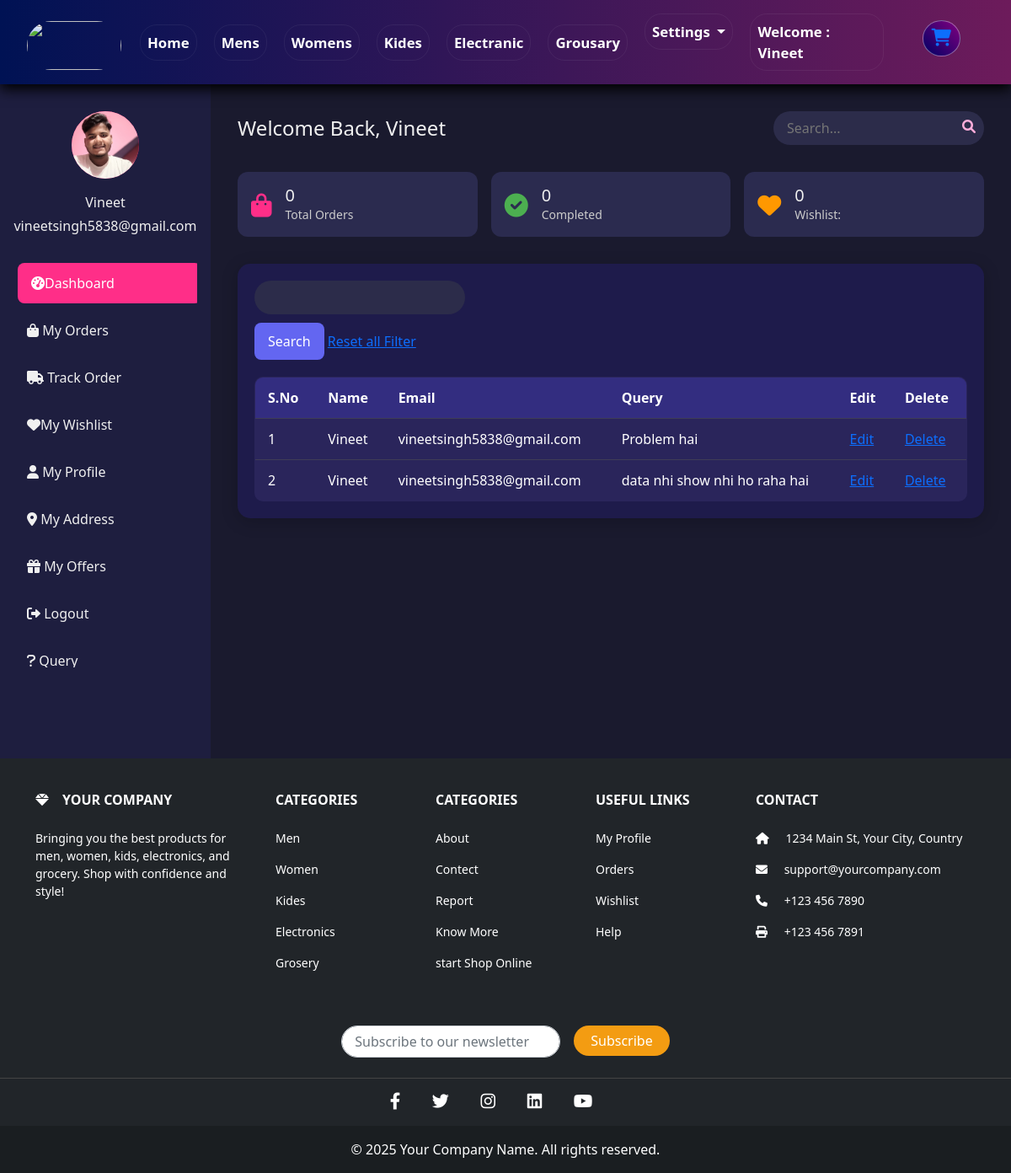
The page /allquery/7 on the database its author committed.
### app/models.py (models this page shows)
class Customer(models.Model):
    cus_name = models.CharField(max_length=60)
    cus_email = models.EmailField(unique=True)
    cus_password = models.CharField(max_length=50)
    cus_cpassword = models.CharField(max_length=50)
    cus_image = models.ImageField(upload_to='image')
    cus_phone = models.IntegerField()
    cus_location = models.CharField(max_length=50)

class Query(models.Model):
    cus_name_q = models.CharField(max_length=50)
    cus_email_q = models.EmailField()
    cus_query_q = models.CharField(max_length=150)

### app/views.py (the view)
# urls.py: path('allquery/<int:pk>',views.allquery,name='allquery'),
def allquery(request,pk):
    print(pk)
    userdata = Customer.objects.get(id=pk)
    print(userdata.cus_email)
    x= userdata.cus_email
    userdata={
        "id":userdata.id,
        "cus_name": userdata.cus_name,
        "cus_email": userdata.cus_email,
        "cus_email": userdata.cus_email,
        "cus_image": userdata.cus_image,
        "cus_phone": userdata.cus_phone,
    }
    querydetail = Query.objects.filter(cus_email_q=x)
    return render(request,'deshbord.html',{'userdata':userdata,'querydetail':querydetail})

### app/templates/deshbord.html (shortened to what this page needs)
{% extends "comman.html" %}
{% load static %}
{% block css %}
{{ block.super }}
<link rel="stylesheet" href="{% static 'css/deshbord.css' %}">
<link rel="stylesheet"
  href="https://cdnjs.cloudflare.com/ajax/libs/font-awesome/6.0.0/css/all.min.css">
{% endblock %}
{% block content %}
<div class="modern-dashboard">
  <div class="dashboard-nav">
    <div class="user-profile">
      <div class="profile-img">
        {% if userdata.cus_image %}
        <img src="{{userdata.cus_image.url}}" alt="User Image">
        {% else %}
        <div class="initials">{{ data.cstmer_name|first|upper }}</div>
        {% endif %}
      </div>
      <p id="deshKap">{{userdata.cus_name}}</p>
      <p>{{userdata.cus_email}}</p>
    </div>
    <nav class="nav-menu">
      <a href="#" class="active"><i class="fas fa-tachometer-alt"></i>Dashboard</a>
      <a href="#"><i class="fas fa-shopping-bag"></i> My Orders</a>
      <a href="#"><i class="fas fa-truck"></i> Track Order</a>
      <a href="#"><i class="fas fa-heart"></i>My Wishlist</a>
      <a href="#"><i class="fas fa-user"></i> My Profile</a>
      <a href="#"><i class="fas fa-map-marker-alt"></i> My Address</a>
      <a href="{% url 'offer' pk=userdata.id %}"><i class="fas fa-gift"></i> My Offers</a>
      <a href="{% url 'home' %}"><i class="fas fa-sign-out-alt"></i> Logout</a>
      <a href="{% url 'query' pk=userdata.id %}"><i class="fa-solid fa-question"></i> Query</a>
    </nav>
  </div>
  <div class="dashboard-content">
    <header class="content-header">
      <h1>Welcome Back, {{userdata.cus_name}}</h1>
      <div class="search-box">
        <input type="text" placeholder="Search...">
        <i class="fas fa-search"></i>
      </div>
    </header>
    <div class="stats-cards">
      <div class="stat-card">
        <div class="card-icon blue"><i class="fas fa-shopping-bag"></i></div>
        <div class="card-info">
          <h3>0</h3>
          <p>Total Orders</p>
        </div>
      </div>
      <div class="stat-card">
        <div class="card-icon green"><i class="fas fa-check-circle"></i></div>
        <div class="card-info">
          <h3>0</h3>
          <p>Completed</p>
        </div>
      </div>
      <div class="stat-card">
        <div class="card-icon orange"><i class="fas fa-heart"></i></div>
        <div class="card-info">
          <h3>0</h3>
          <p>Wishlist:</p>
        </div>
      </div>
    </div>
    <div class="card-body">
      {% if query %}
         <form action="{% url 'query' pk=userdata.id %}" method="post">
        {% csrf_token %}
        Name:<input type="text" name="name" value="{{userdata.cus_name}}" readonly id=""><br>
        Email:<input type="email" name="email" value="{{userdata.cus_email}}" readonly id=""><br>
        Query:<input type="text" name="query" id="" required><br>
        <input type="submit" value="Query">
         </form>
      {% elif querydetail %}
         <form action="{% url 'search' pk=userdata.id %}" method="post">
        <div class="search-box">
          <input type="search" name="search" value={{searchData}}>
        </div>
        <input type="submit" value="Search">
        <a href="{% url 'allquery' pk=userdata.id %}">Reset all Filter</a>
         </form>
         <table border="1">
        <tr>
          <th>S.No</th>
          <th>Name</th>
          <th>Email</th>
          <th>Query</th>
          <th>Edit</th>
          <th>Delete</th>
        </tr>
        {% for i in querydetail %}
        <tr>
          <td>{{forloop.counter}}</td>
          <td>{{i.cus_name_q}}</td>
          <td>{{i.cus_email_q}}</td>
          <td>{{i.cus_query_q}}</td>
          <td><a href="{% url 'edit' pk=i.id %}">Edit</a></td>
          <td><a href="{% url 'delete' pk=i.id %}">Delete</a></td>
        </tr>
        {% endfor %}
         </table>
      {% endif %}
    </div>
  </div>
</div>
{% endblock %}

### app/templates/comman.html (shortened to what this page needs)
<!doctype html>
<html lang="en">
<head>
    <link href="https://cdn.jsdelivr.net/npm/bootstrap@5.0.2/dist/css/bootstrap.min.css"
        rel="stylesheet"
>
    <link rel="stylesheet"
        href="https://cdnjs.cloudflare.com/ajax/libs/font-awesome/6.7.2/css/all.min.css"
 />
    {% load static %}
    {% block css %}
    <link rel="stylesheet" href="{% static 'css/comman.css' %}">
    {% endblock %}
</head>
<body>
    <nav class="navbar navbar-expand-lg">
        <div class="container-fluid">
            <div id="LogoDiv">
                <img src="../static/image/log1.png" alt="" class="logoImg2">
            </div>
            {% if userdata %}
            <div class="collapse navbar-collapse" id="navbarSupportedContent">
                <ul class="navbar-nav me-auto mb-2 mb-lg-0">
                    <li class="nav-item">
                        <a class="nav-link" href="{% url 'home1' pk=userdata.id %}">Home</a>
                    </li>
                    <li class="nav-item">
                        <a class="nav-link" aria-current="page"
                            href="{% url 'mens1' pk=userdata.id %}">Mens</a>
                    </li>
                    <li class="nav-item">
                        <a class="nav-link" aria-current="page"
                            href="{% url 'womens1' pk=userdata.id %}">Womens</a>
                    </li>
                    <li class="nav-item">
                        <a class="nav-link" aria-current="page"
                            href="{% url 'kides1' pk=userdata.id %}">Kides</a>
                    </li>
                    <li class="nav-item">
                        <a class="nav-link" aria-current="page"
                            href="{% url 'electranics1' pk=userdata.id %}">Electranic</a>
                    </li>
                    <li class="nav-item">
                        <a class="nav-link" aria-current="page"
                            href="{% url 'grousary1' pk=userdata.id %}">Grousary</a>
                    </li>
                </ul>
                <form  class="d-flex">
                    <ul class="navbar-nav me-auto mb-2 mb-lg-0">
                        <li class="nav-item dropdown">
                            <a class="nav-link dropdown-toggle" href="#" id="navbarDropdown"
                                role="button" data-bs-toggle="dropdown" aria-expanded="false">
                                Settings
                            </a>
                        </li>
                        <li class="nav-item">
                            <a class="nav-link active" aria-current="page" href="#">Welcome :
                                {{userdata.cus_name}}</a>
                        </li>
                    </ul>
                    <div id="cartDiv">
                        {% if userdata %}
                            <a class="nav-link active" aria-current="page"
                                href="{% url 'showCart' pk=userdata.id  %}">
                                <i class="fa-solid fa-cart-shopping"></i>
                            </a>
                        {% else %}
                            <a class="dropdown-item" href="{% url 'login' %}">Login</a>
                        {% endif %}
                    </div>
                </form>
            </div>
            {% endif %}
        </div>
    </nav>
    <div>
        {% block content %}{% endblock %}
    </div>
    <footer class="text-center text-lg-start bg-dark text-white pt-4">
        <div class="container text-center text-md-start">
            <div class="row mt-3">
                <div class="col-md-3 col-lg-4 col-xl-3 mx-auto mb-4">
                    <h6 class="text-uppercase fw-bold mb-4">
                        <i class="fas fa-gem me-3"></i>Your Company
                    </h6>
                    <p>
                        Bringing you the best products for men, women, kids, electronics, and
                        grocery. Shop with confidence and style!
                    </p>
                </div>
                <div class="col-md-2 col-lg-2 col-xl-2 mx-auto mb-4">
                    <h6 class="text-uppercase fw-bold mb-4">Categories</h6>
                    <p><a href="#" class="text-reset">Men</a></p>
                    <p><a href="#" class="text-reset">Women</a></p>
                    <p><a href="#" class="text-reset">Kides</a></p>
                    <p><a href="#" class="text-reset">Electronics</a></p>
                    <p><a href="#" class="text-reset">Grosery</a></p>
                </div>
                <div class="col-md-2 col-lg-2 col-xl-2 mx-auto mb-4">
                    <h6 class="text-uppercase fw-bold mb-4">Categories</h6>
                    <p><a href="#" class="text-reset">About</a></p>
                    <p><a href="#" class="text-reset">Contect</a></p>
                    <p><a href="#" class="text-reset">Report</a></p>
                    <p><a href="#" class="text-reset">Know More</a></p>
                    <p><a href="#" class="text-reset">start Shop Online</a></p>
                </div>
                <div class="col-md-3 col-lg-2 col-xl-2 mx-auto mb-4">
                    <h6 class="text-uppercase fw-bold mb-4">Useful Links</h6>
                    <p>
                        {% if userdata %}
                        <a class="text-reset" href="{% url 'deshbord' pk=userdata.id %}">My
                            Profile</a>
                        {% else %}
                        <a class="text-reset" href="{% url 'login' %}">Login</a>
                        {% endif %}
                    </p>
                    <p><a href="#" class="text-reset">Orders</a></p>
                    <p><a href="#" class="text-reset">Wishlist</a></p>
                    <p><a href="#" class="text-reset">Help</a></p>
                </div>
                <div class="col-md-4 col-lg-3 col-xl-3 mx-auto mb-md-0 mb-4">
                    <h6 class="text-uppercase fw-bold mb-4">Contact</h6>
                    <p><i class="fas fa-home me-3"></i> 1234 Main St, Your City, Country</p>
                    <p><i class="fas fa-envelope me-3"></i> support@yourcompany.com</p>
                    <p><i class="fas fa-phone me-3"></i> +123 456 7890</p>
                    <p><i class="fas fa-print me-3"></i> +123 456 7891</p>
                </div>
            </div>
        </div>
        <div class="container mt-4">
            <form class="row g-3 justify-content-center">
                <div class="col-auto">
                    <input type="email" class="form-control"
                        placeholder="Subscribe to our newsletter">
                </div>
                <div class="col-auto">
                    <button type="submit" class="btn btn-primary mb-3">Subscribe</button>
                </div>
            </form>
        </div>
        <div class="text-center py-3">
            <a href="#" class="text-white me-4">
                <i class="fab fa-facebook-f"></i>
            </a>
            <a href="#" class="text-white me-4">
                <i class="fab fa-twitter"></i>
            </a>
            <a href="#" class="text-white me-4">
                <i class="fab fa-instagram"></i>
            </a>
            <a href="#" class="text-white me-4">
                <i class="fab fa-linkedin"></i>
            </a>
            <a href="#" class="text-white me-4">
                <i class="fab fa-youtube"></i>
            </a>
        </div>
        <div class="text-center p-3" style="background-color: rgba(0, 0, 0, 0.2);">
            © 2025 Your Company Name. All rights reserved.
        </div>
    </footer>
</body>
</html>

### rows shown on the page
Customer: cus_name "Vineet", cus_email "vineetsingh5838@gmail.com"
Query: cus_name_q "Vineet", cus_email_q "vineetsingh5838@gmail.com", cus_query_q "Problem hai"
Query: cus_name_q "Vineet", cus_email_q "vineetsingh5838@gmail.com", cus_query_q "data nhi show nhi ho raha hai"
